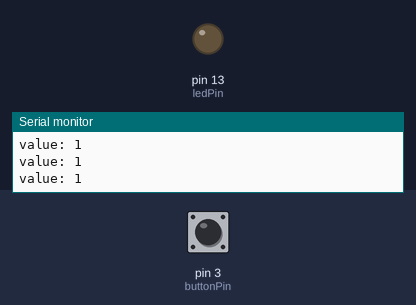
Simulated run of this sketch. Board: Arduino Uno, built with avr-gcc and run on an emulated ATmega328P. On the bench: output pins drawn as LEDs (lit = HIGH), the last lines printed to the serial monitor. Inputs (shaded band) come from the test bench; at power-on: pin 3 (buttonPin) HIGH.

Above: at 1.8 s.
1.9 s: pin 3 (buttonPin) pulled LOW for 0.6 s
At 2.4 s:
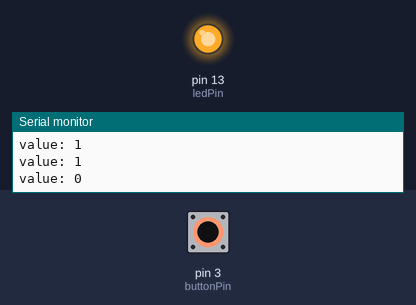
4.0 s: pin 3 (buttonPin) pulled LOW for 3.2 s
At 8.8 s:
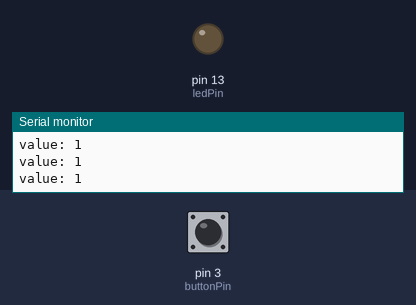
Timing chart, 0 to 10.3 s (numbered marks = the images above; inputs shaded):
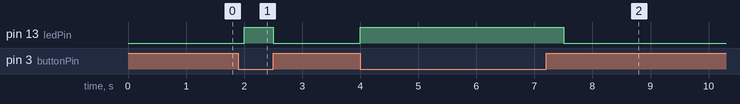

The sketch:

KeySwitch.ino
```cpp
/*
  Key Switch

  This module has a 10K-ohm pull-up resistor to +5V. This configuration causes
  the input to read HIGH when the switch is open, and LOW when it is closed.
  See http://www.arduino.cc/en/Tutorial/InputPullupSerial

  * Note: because most Arduinos have a built-in LED attached to pin 13 on the
  board, the LED is optional.
*/

// this constant won't change:
const int buttonPin = 3;      // the pin that the pushbutton is attached to
const int ledPin = 13 ;       // the pin that the LED is attached to

// Variables will change:
int buttonState = 0;          // current state of the shock

void setup() {
  pinMode(buttonPin, INPUT);  // initialize the pushbutton pin as a input
  pinMode(ledPin, OUTPUT);    // initialize the LED as an output

  Serial.begin(9600);
  Serial.println("Arduino Examples - Key Switch");
}

void loop() {
  // read the shock sensor state into a varialbe
  buttonState = digitalRead(buttonPin);
  // print out the value of the shock sensor
  Serial.print("value: ");  Serial.println(buttonState);

  // Keep in mind the pullup means the pushbutton's logic is inverted. It goes
  // HIGH when it's open, and LOW when it's pressed. Turn on pin 13 when the
  // button's pressed, and off when it's not:
  if (buttonState == LOW) {
    digitalWrite(ledPin, HIGH);
  } else {
    digitalWrite(ledPin, LOW);
  }

  delay(500); // just here to slow down the output so it is easier to read
}
```

Measured:
- after the input at 1.9 s, pin 13 (ledPin): LOW → HIGH after 0.10 s, → LOW 0.50 s later
- after the input at 4.0 s, pin 13 (ledPin): LOW → HIGH at once, → LOW 3.5 s later
